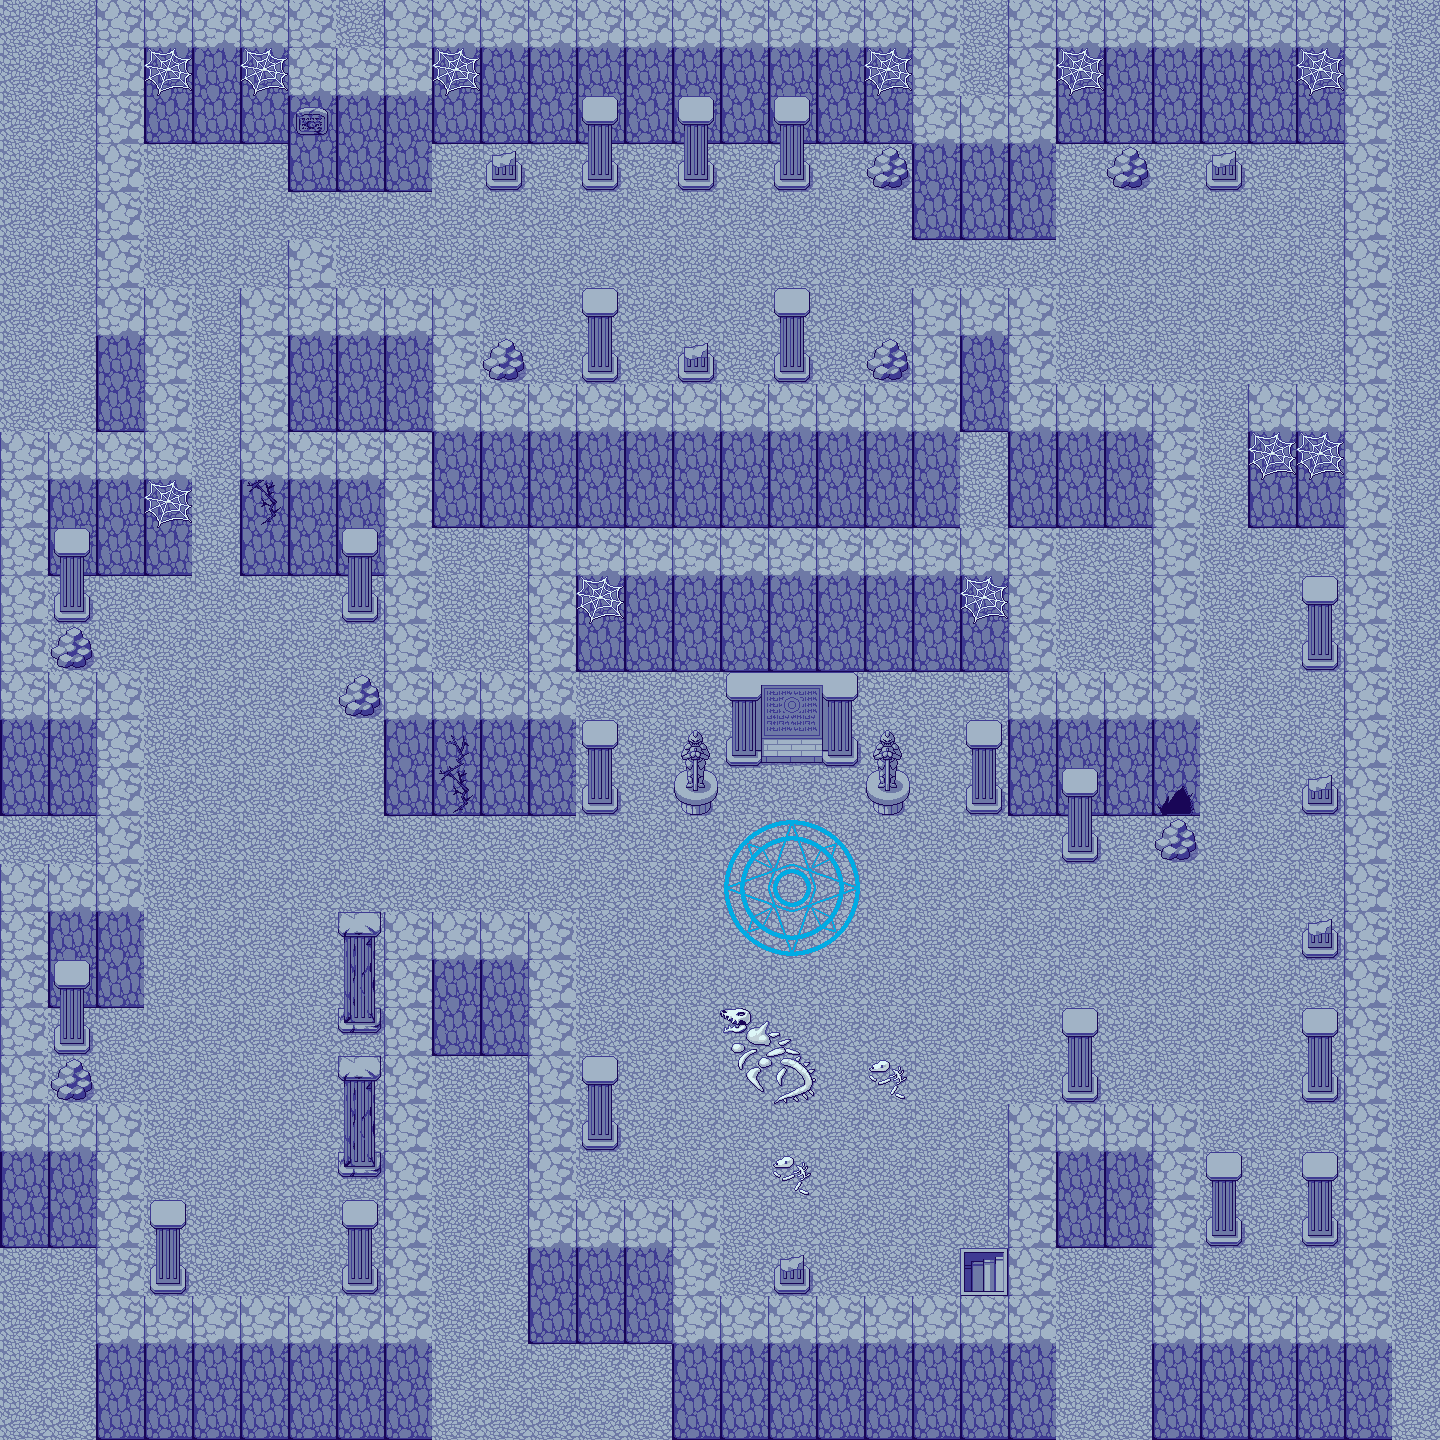

This is a level from a 2D game, rendered from its Tiled map with the project's own tilesets. A one-line summary and the map file follow, with tile-layer data summarised:
An orthogonal 30x30 tile map with 48x48 px tiles, 3 tile layers (GROUND, WALL, OBJECTS), 6 tilesets.

<map version="1.10" tiledversion="1.10.2" orientation="orthogonal" renderorder="right-down" width="30" height="30" tilewidth="48" tileheight="48" infinite="0" nextlayerid="4" nextobjectid="1">
 <tileset firstgid="1" name="PixelFantasy_Dungeon_A1" tilewidth="48" tileheight="48" tilecount="192" columns="16">
  <image source="Pixel Fantasy RMMZ RTP Tiles/img/tilesets/PixelFantasy_Dungeon_A1.png" width="768" height="576" />
 </tileset>
 <tileset firstgid="193" name="PixelFantasy_Dungeon_A2" tilewidth="48" tileheight="48" tilecount="192" columns="16">
  <image source="Pixel Fantasy RMMZ RTP Tiles/img/tilesets/PixelFantasy_Dungeon_A2.png" width="768" height="576" />
 </tileset>
 <tileset firstgid="385" name="PixelFantasy_Dungeon_A4" tilewidth="48" tileheight="48" tilecount="240" columns="16">
  <image source="Pixel Fantasy RMMZ RTP Tiles/img/tilesets/PixelFantasy_Dungeon_A4.png" width="768" height="720" />
 </tileset>
 <tileset firstgid="625" name="PixelFantasy_Dungeon_A5" tilewidth="48" tileheight="48" tilecount="120" columns="8">
  <image source="Pixel Fantasy RMMZ RTP Tiles/img/tilesets/PixelFantasy_Dungeon_A5.png" width="384" height="767" />
 </tileset>
 <tileset firstgid="745" name="PixelFantasy_Dungeon_B" tilewidth="48" tileheight="48" tilecount="256" columns="16">
  <image source="Pixel Fantasy RMMZ RTP Tiles/img/tilesets/PixelFantasy_Dungeon_B.png" width="768" height="768" />
 </tileset>
 <tileset firstgid="1001" name="PixelFantasy_Dungeon_C" tilewidth="48" tileheight="48" tilecount="256" columns="16">
  <image source="Pixel Fantasy RMMZ RTP Tiles/img/tilesets/PixelFantasy_Dungeon_C.png" width="768" height="768" />
 </tileset>
 <layer id="2" name="GROUND" width="30" height="30">
  <data>[900 cells, 900 non-empty, 6 distinct tile ids]</data>
 </layer>
 <layer id="1" name="WALL" width="30" height="30">
  <data>[900 cells, 417 non-empty, 3 distinct tile ids]</data>
 </layer>
 <layer id="3" name="OBJECTS" width="30" height="30">
  <data>[900 cells, 100 non-empty, 35 distinct tile ids]</data>
 </layer>
</map>
